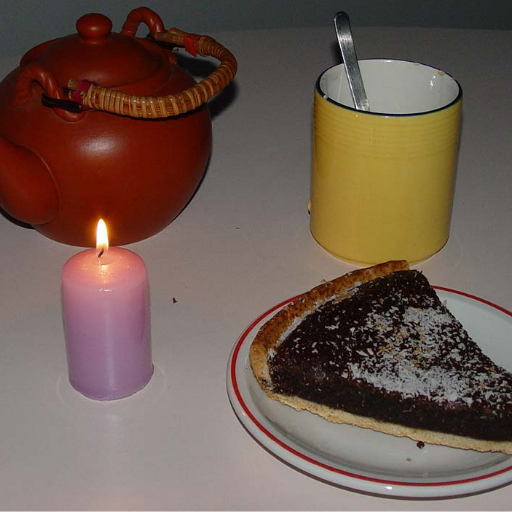
//> input picture data/light_pie.png, 512 x 512 px
$ ./main   (built with g++ and OpenCV 4)
//> lines starting //> are read from the running program, lines starting //| are printed output that depends on the picture
#include <iostream>
#include <opencv2/opencv.hpp>

#include "metrics.h"

// [167 lines left out: functions CreateGaussianKernel, OurFiler_Box, OurFiler_Gaussian, OurFilter_Bilateral, OurFilter_JointBilateral, Upsample, not called in this run]

int main(int argc, char** argv) {
  cv::Mat im = cv::imread("../data/lena.png", 0);
//> lena.png cannot be read in this run, so this picture is empty

  cv::Mat light = cv::imread("../data/light_pie.png", 0);
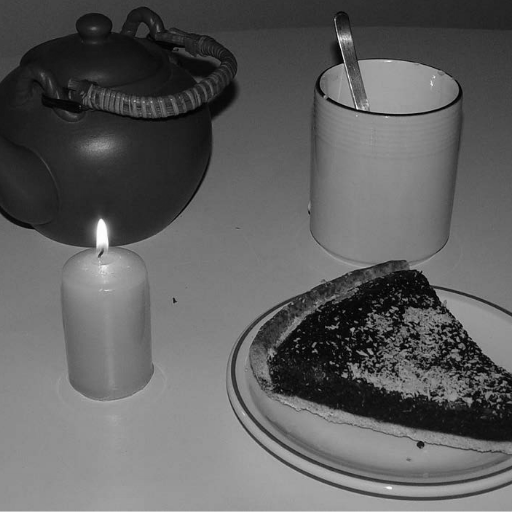
//> light: 512 rows x 512 cols, CV_8UC1; min 0, max 254, mean 95.4
  cv::Mat dark = cv::imread("../data/dark_pie.png", 0);
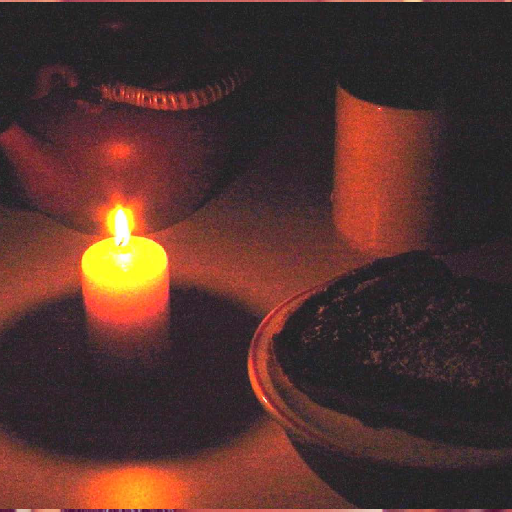
//> input picture data/dark_pie.png, 512 x 512 px
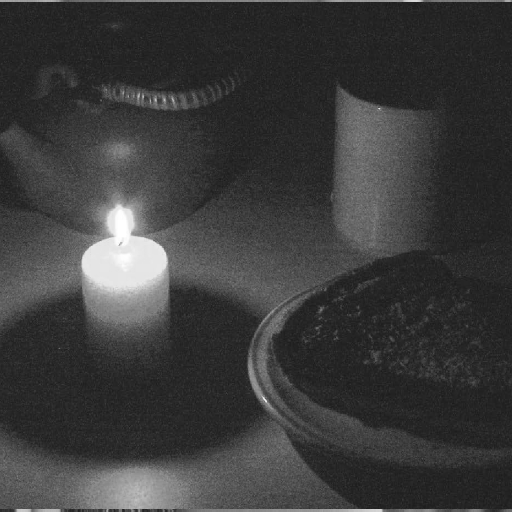
//> dark: 512 rows x 512 cols, CV_8UC1; min 23, max 255, mean 59.6

  if (im.data == nullptr) {
    std::cerr << "Failed to load image" << std::endl;
  }

  cv::Mat noise(im.size(), im.type());
  uchar mean = 0;
  uchar stddev = 25;
//> (the run ends here: the program stops with an error, at `cv::randn(noise, mean, stddev);`)
